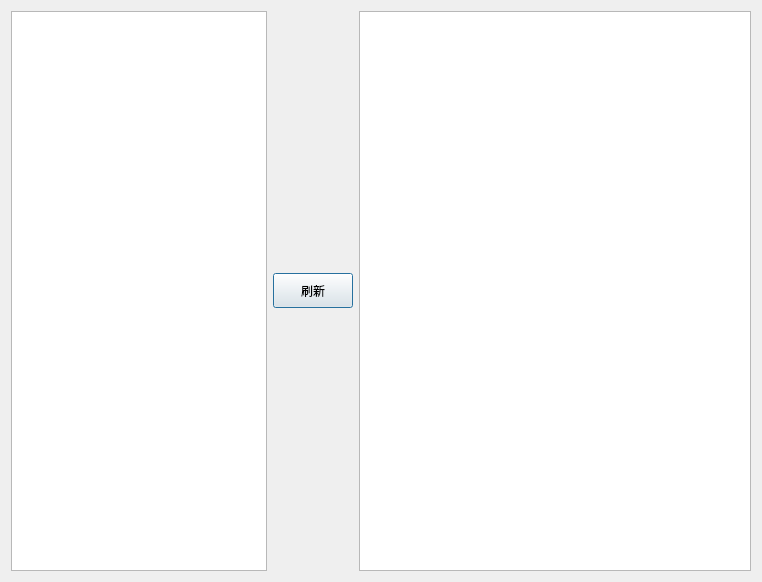
<?xml version="1.0" encoding="UTF-8"?>
<ui version="4.0">
 <class>page_three</class>
 <widget class="QWidget" name="page_three">
  <property name="geometry">
   <rect>
    <x>0</x>
    <y>0</y>
    <width>762</width>
    <height>582</height>
   </rect>
  </property>
  <property name="windowTitle">
   <string>Form</string>
  </property>
  <layout class="QHBoxLayout" name="horizontalLayout">
   <item>
    <widget class="QListView" name="listView">
     <property name="sizePolicy">
      <sizepolicy hsizetype="Minimum" vsizetype="Expanding">
       <horstretch>0</horstretch>
       <verstretch>0</verstretch>
      </sizepolicy>
     </property>
     <property name="maximumSize">
      <size>
       <width>16777215</width>
       <height>16777215</height>
      </size>
     </property>
    </widget>
   </item>
   <item>
    <widget class="PrimaryPushButton" name="pushButton">
     <property name="sizePolicy">
      <sizepolicy hsizetype="Preferred" vsizetype="Fixed">
       <horstretch>0</horstretch>
       <verstretch>0</verstretch>
      </sizepolicy>
     </property>
     <property name="minimumSize">
      <size>
       <width>0</width>
       <height>35</height>
      </size>
     </property>
     <property name="font">
      <font>
       <family>Microsoft YaHei</family>
      </font>
     </property>
     <property name="text">
      <string>刷新</string>
     </property>
     <property name="default">
      <bool>true</bool>
     </property>
    </widget>
   </item>
   <item>
    <widget class="QTableView" name="tableView"/>
   </item>
  </layout>
 </widget>
 <customwidgets>
  <customwidget>
   <class>PrimaryPushButton</class>
   <extends>QPushButton</extends>
   <header>qfluentwidgets</header>
  </customwidget>
 </customwidgets>
 <resources/>
 <connections/>
</ui>
